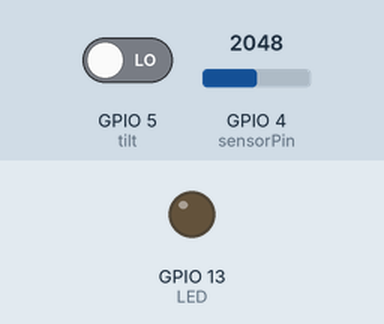
The sketch below on a simulated ESP32. Shown: output pins drawn as LEDs (lit = HIGH). Inputs (shaded band) come from the test bench; at power-on: GPIO 5 (tilt) LOW, GPIO 4 (sensorPin) = 2048. What the sketch prints to the serial monitor is not drawn.

Above: at 1.2 s.
1.3 s: GPIO 5 (tilt) driven HIGH
At 2.1 s:
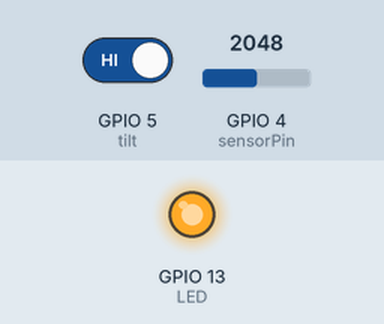
2.8 s: GPIO 5 (tilt) driven LOW
At 3.2 s:
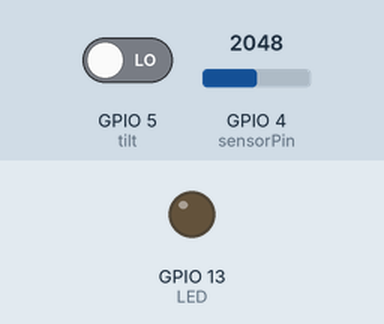
Timing chart, 0 to 5.8 s (numbered marks = the images above; inputs shaded):
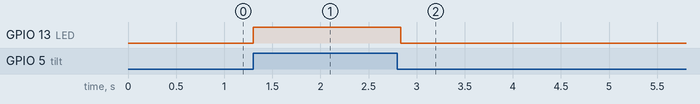

Measured:
- after the input at 1.3 s, GPIO 13 (LED): LOW → HIGH at once
- after the input at 2.8 s, GPIO 13 (LED): HIGH → LOW at once

The sketch:

test1_nmit.ino
```cpp
#include "WiFi.h"
#include "ESPAsyncWebSrv.h"
#include <Wire.h>

int sensorPin = 4;
int tilt= 5;
int LED=13;
int val;

const char* ssid = "Hackeye";
const char* password = "12345678";

 AsyncWebServer server(80);

String readmapPulse() {
  return String(readmapPulse());
}
 String readval() {
  return String(readval());
}

void setup() {
   Serial.begin(115200);
   Serial.println();
   Serial.print("Setting AP (Access Point)…");
   WiFi.softAP(ssid, password);
   IPAddress IP = WiFi.softAPIP();
   Serial.print("AP IP address: ");
   Serial.println(IP);

   server.on("/heartbeat", HTTP_GET, [](AsyncWebServerRequest *request){
    request->send_P(200, "text/plain", readmapPulse().c_str());
   });

    server.on("/tilt", HTTP_GET, [](AsyncWebServerRequest *request){
    request->send_P(200, "text/plain", readval().c_str());
  });

   pinMode(tilt, INPUT);
   //pinMode(sensorPin, INPUT);
   pinMode(LED, OUTPUT);

   server.begin();
}


void loop ()
{
   val = digitalRead(tilt);
if(val == HIGH)
{
  digitalWrite(LED, HIGH);
  int pulse;
  int sum = 0;
  for (int i = 0; i < 20; i++)
    sum += analogRead(sensorPin);
  pulse = sum / 20.00;
  int mapPulse= map(pulse, 0, 4095, 0,220);
  Serial.println(mapPulse);
  delay(100);
}
else
{
digitalWrite(LED,LOW);
}
}
```
